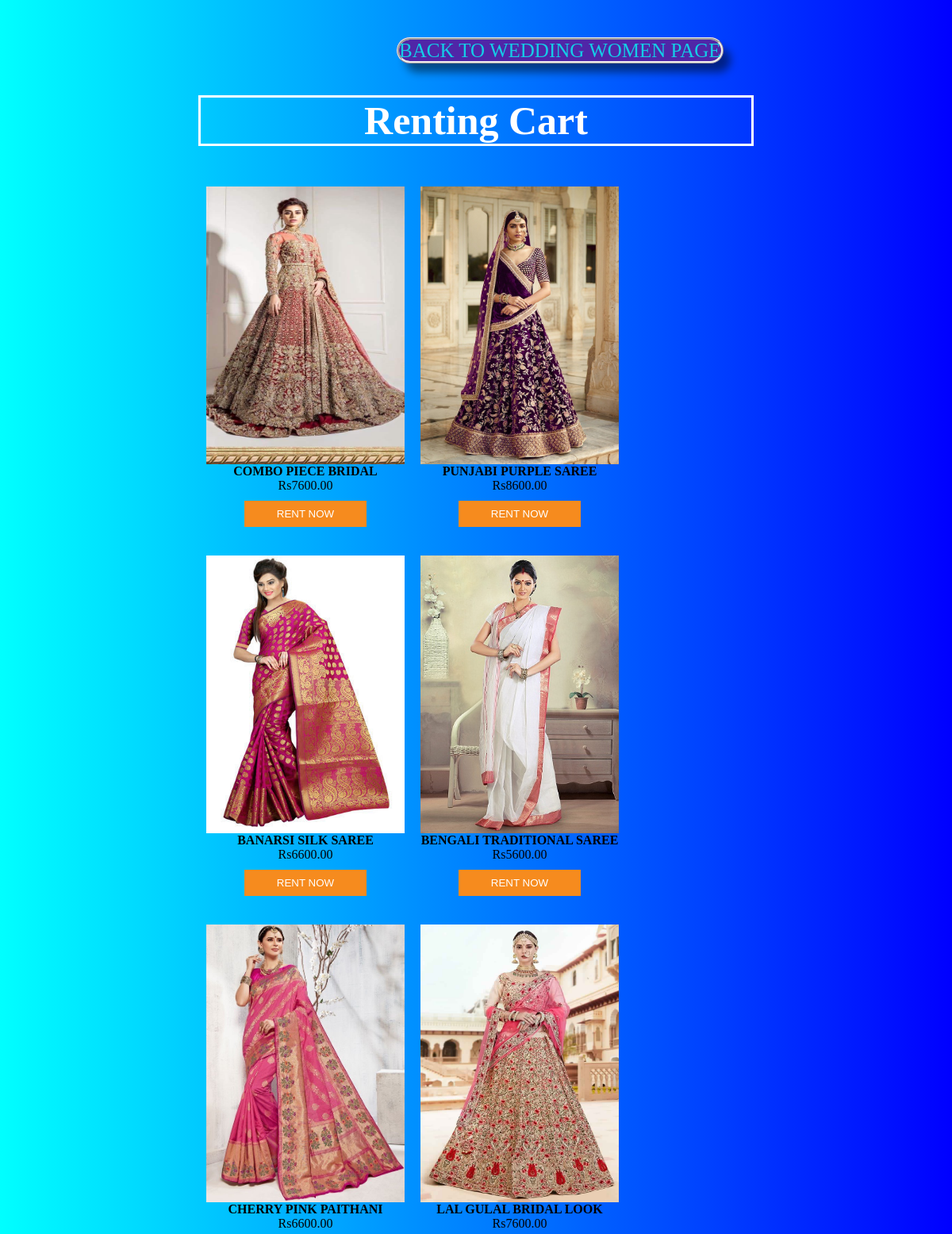
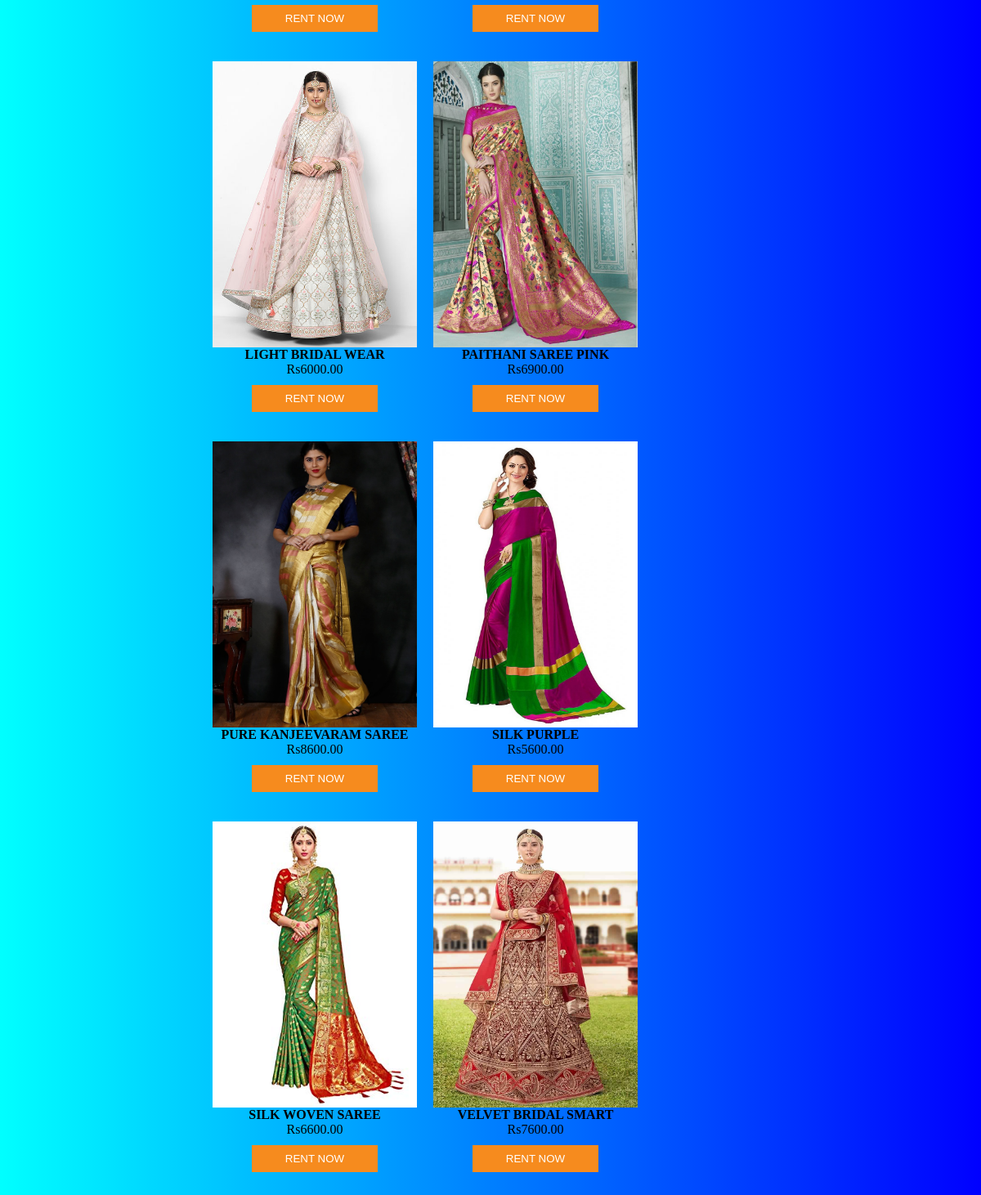
Screenshot of /php/indexc2.php with the database file from the repository (2 pictures, top to bottom).
### tables this page shows
CREATE TABLE `productsc2` (
  `id` int(10) NOT NULL,
  `name` varchar(250) NOT NULL,
  `code` varchar(100) NOT NULL,
  `price` double(9,2) NOT NULL,
  `image` varchar(250) NOT NULL
);

### php/indexc2.php (the view, shortened to what this page needs)
<?php
$con = mysqli_connect("localhost","id11147977_register","register","id11147977_register");
?>
<html>
<head>
<link rel='stylesheet' href='stylec2.css' type='text/css' media='all' />
</head>
<body style="background-image: linear-gradient(-90deg, blue, aqua);">
<div style="width:700px; margin:50 auto;">
<a href="https://attirent.000webhostapp.com/weddingwomen.html" class="back" >BACK TO WEDDING WOMEN PAGE</a>
<h2 style="color: white; font-size: 50px ; border-style: solid;border-color: white;"  align="center">Renting Cart</h2>
<?php
$result = mysqli_query($con,"SELECT * FROM `productsc2`");
while($row = mysqli_fetch_assoc($result)){
		echo "<div class='product_wrapper'>
			  <form method='post' action=''>
			  <input type='hidden' name='code' value=".$row['code']." />
			  <div class='image'><img src='".$row['image']."' height='350' width='250' /></div>
			  <div class='name'>".$row['name']."</div>
		   	  <div class='price'>Rs".$row['price']."</div>
			  <button type='submit' class='buy'>Rent Now</button>
			  </form>
		   	  </div>";
        }
?>
<br /><br />
</div>
</body>
</html>

### styles/stylec2.css (style rules this page uses)
.product_wrapper { float:left; padding: 10px; text-align: center; }
.product_wrapper .name { font-weight:bold; }
.product_wrapper .buy { text-transform: uppercase; background: #F68B1E; border: 1px solid #F68B1E; cursor: pointer; color: #fff; padding: 8px 40px; margin-top: 10px; }

### php/indexc2.php (style rules this page uses)
.back { text-decoration: none; color: #14cde7; border-style: ridge; background: #5026a7; font-size: 25px; margin-left: 250px; box-shadow:10px 12px 11px -1px rgba(0,0,0,0.48); border-radius:50px; margin-top: 10px; }

### rows the page displays
productsc2: image (picture), name "COMBO PIECE BRIDAL", price "7600.00"
productsc2: image (picture), name "PUNJABI PURPLE SAREE", price "8600.00"
productsc2: image (picture), name "BANARSI SILK SAREE", price "6600.00"
productsc2: image (picture), name "BENGALI TRADITIONAL SAREE", price "5600.00"
productsc2: image (picture), name "CHERRY PINK PAITHANI", price "6600.00"
productsc2: image (picture), name "LAL GULAL BRIDAL LOOK", price "7600.00"
productsc2: image (picture), name "LIGHT BRIDAL WEAR", price "6000.00"
productsc2: image (picture), name "PAITHANI SAREE PINK", price "6900.00"
productsc2: image (picture), name "PURE KANJEEVARAM SAREE", price "8600.00"
productsc2: image (picture), name "SILK PURPLE", price "5600.00"
productsc2: image (picture), name "SILK WOVEN SAREE", price "6600.00"
productsc2: image (picture), name "VELVET BRIDAL SMART", price "7600.00"
